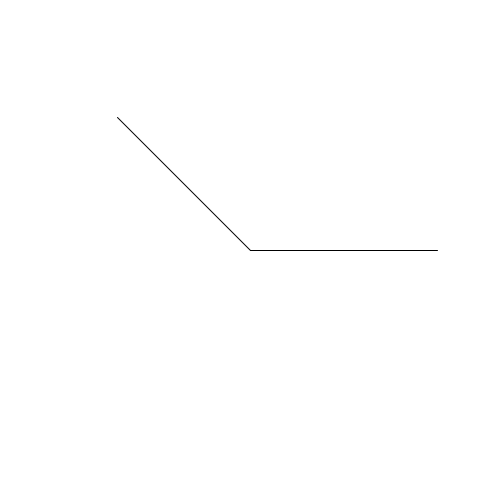
Frame 1 (no input)
Frame 60 (the mouse pressed at the canvas centre just before this capture): identical to frame 1, image omitted
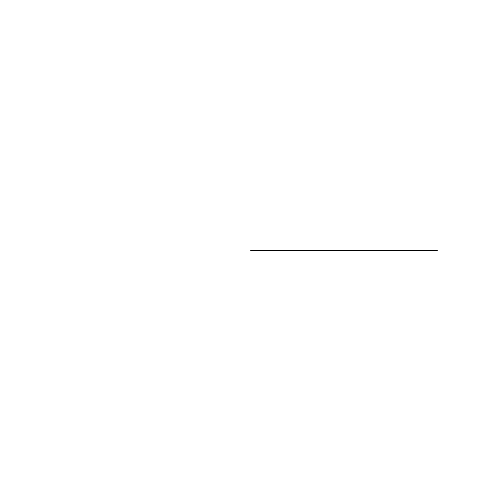
Frame 120 (the mouse held since frame 60 and released just before this capture)

The Processing sketch that drew these frames (run headless with seeded random() and noise(); from frame 60 on, the mouse is pressed at the canvas centre):

// Processing sketch: dotProd
// ── dotProd.pde
void setup()
{
  size(500,500);
}

void draw()
{
  background(255);
  translate(width/2,height/2);
  
  float[] v1 = {cos(0),sin(0)};
  float[] v2 = {mouseX-width/2,mouseY-height/2};
  float d = dist(0,0,v2[0],v2[1]);
  v2[0]/=d;v2[1]/=d;
  
  float m = .5*width*.75;
  line(0,0,m*v1[0],m*v1[1]);
  line(0,0,m*v2[0],m*v2[1]);
  float dot = v1[0]*v2[0]+v1[1]*v2[1];
  println(dot);
}
